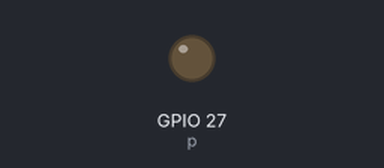
Bench run of a program on a simulated Raspberry Pi (BCM pin numbers). Shown: output pins drawn as LEDs (lit = HIGH).

Above: at 0.05 s.
At 0.5 s:
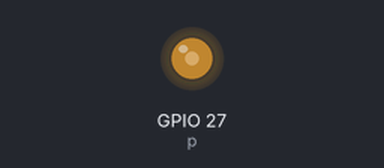
At 0.95 s:
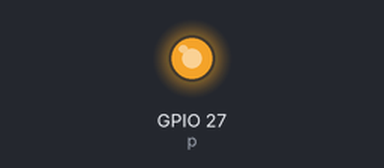
At 1.9 s:
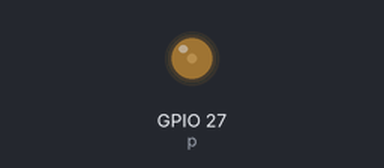
Timing chart, 0 to 4.8 s (numbered marks = the images above):
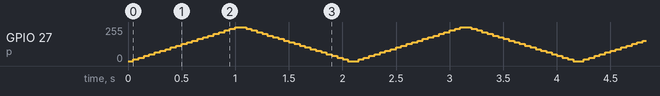

The program:

breathing.py
```python
import time
import RPi.GPIO as GPIO
GPIO.setmode(GPIO.BCM)
GPIO.setup(27, GPIO.OUT)

p = GPIO.PWM(27, 60)  # channel=12 frequency=60Hz
p.start(0)
try:
    while 1:
        for dc in range(0, 101, 5):
            p.ChangeDutyCycle(dc)
            time.sleep(0.05)
        for dc in range(100, -1, -5):
            p.ChangeDutyCycle(dc)
            time.sleep(0.05)
except KeyboardInterrupt:
    pass
p.stop()
GPIO.cleanup()
```
